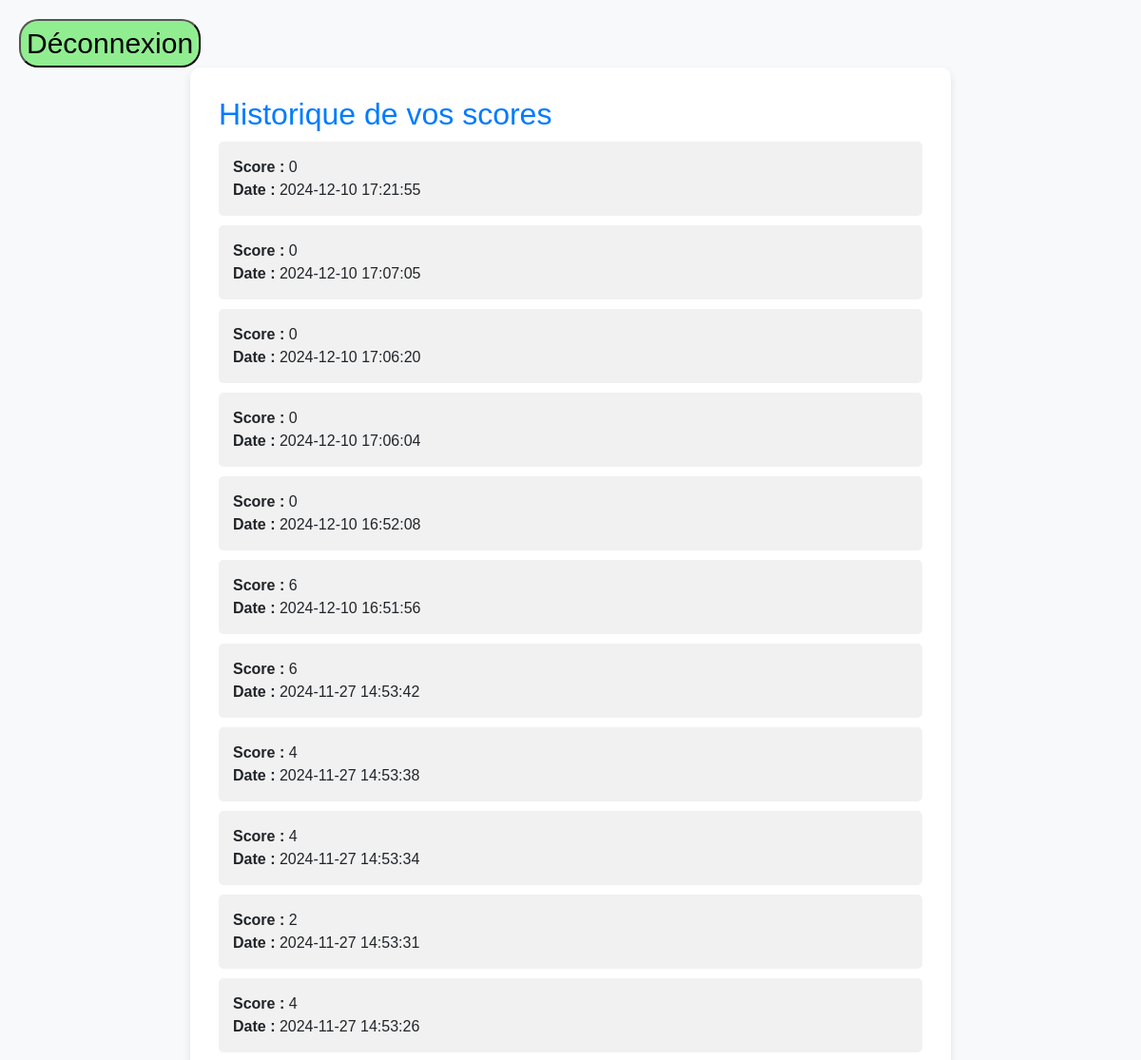
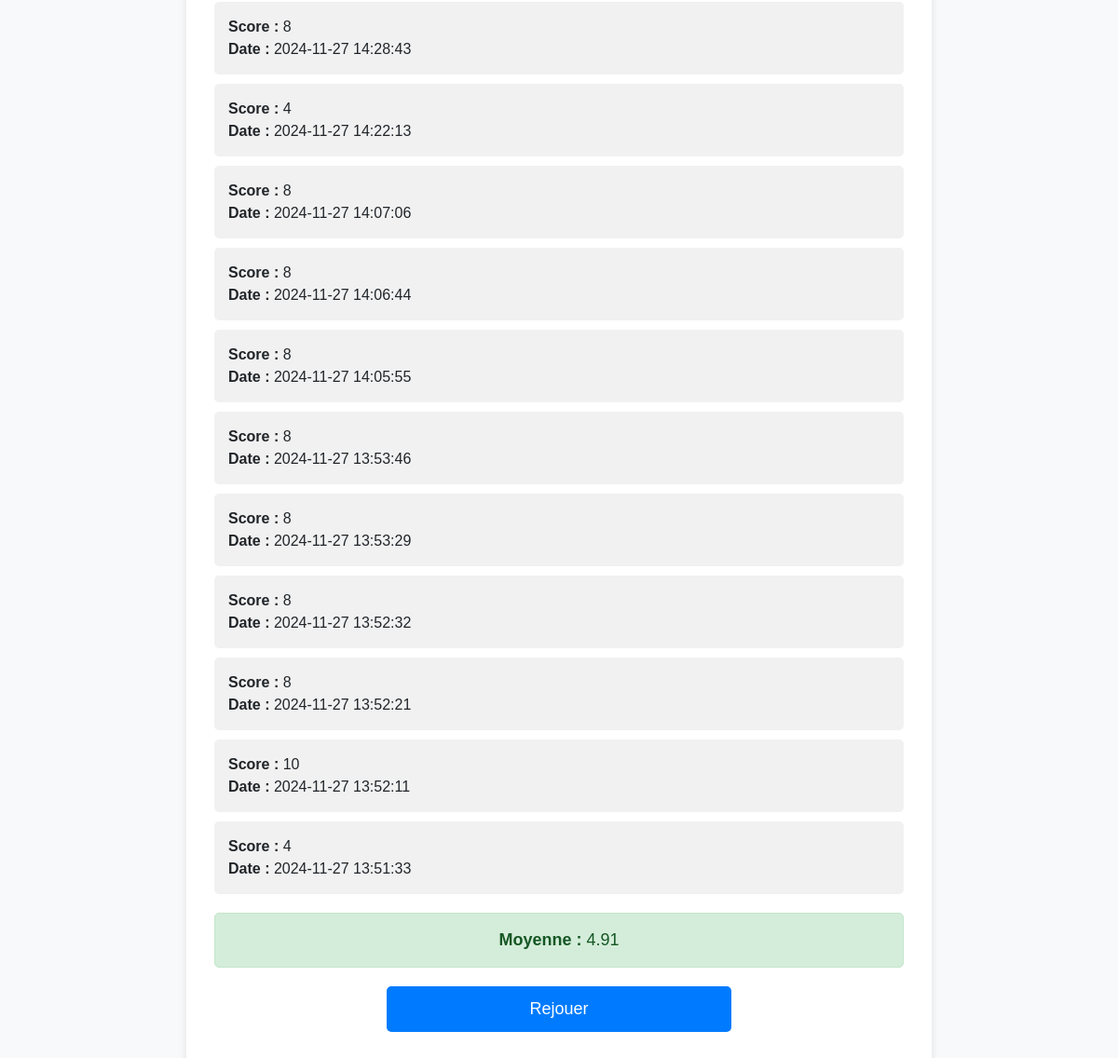
Page /mes_scores.php (signed in) on the committed database (2 pictures, top to bottom).
### tables this page shows
CREATE TABLE `scores` (
  `id_score` int(11) NOT NULL,
  `user_id` int(11) DEFAULT NULL,
  `score` int(11) DEFAULT NULL,
  `date_joue` datetime DEFAULT current_timestamp()
);

### mes_scores.php (the view, shortened to what this page needs)
<?php
include "but_deco.php";
$conn = mysqli_connect("localhost", "root", "", "qcm");
$user_id = $_SESSION['user_id'];
$sql = "SELECT score, date_joue FROM scores WHERE user_id = ? ORDER BY date_joue DESC";
$stmt = mysqli_prepare($conn, $sql);
mysqli_stmt_bind_param($stmt, "i", $user_id);
mysqli_stmt_execute($stmt);
$result = mysqli_stmt_get_result($stmt);
$somme = 0;
$i = 0;
?>
<!DOCTYPE html>
<html lang="fr">
<head>
    <link href="https://cdn.jsdelivr.net/npm/bootstrap@5.3.3/dist/css/bootstrap.min.css" rel="stylesheet">
</head>
<body>
    <div class="container">
        <h2>Historique de vos scores</h2>
        <?php if (mysqli_num_rows($result) > 0): ?>
            <ul>
                <?php while ($row = mysqli_fetch_assoc($result)): ?>
                    <li>
                        <strong>Score :</strong> <?= $row['score']; ?>
                        <br>
                        <strong>Date :</strong> <?= $row['date_joue']; ?>
                    </li>
                    <?php
                        $somme += $row['score'];
                        $i++;
                    ?>
                <?php endwhile; ?>
            </ul>
            <?php
                $moyenne = $somme / $i;
            ?>
            <div class="average">
                <strong>Moyenne :</strong> <?= round($moyenne, 2); ?>
            </div>
        <?php else: ?>
            <div class="no-scores">
                Aucun score enregistré.
            </div>
        <?php endif; ?>
        <a href="listeQuestions.php" class="btn">Rejouer</a>
    </div>
</body>
</html>

### but_deco.php
<a href="deco.php" >
    <input type="button" style="font-size: 30px; border-radius:20px; background-color:lightgreen;" value="Déconnexion">
</a>

### mes_scores.php (style rules this page uses)
body { background-color: #f8f9fa; font-family: Arial, sans-serif; padding: 20px; }
.container { max-width: 800px; margin: auto; background: white; border-radius: 10px; padding: 30px; box-shadow: 0 4px 8px rgba(0, 0, 0, 0.1); }
h2, h3 { color: #007bff; }
ul { list-style-type: none; padding: 0; }
li { background: #f1f1f1; margin: 10px 0; padding: 15px; border-radius: 5px; font-size: 16px; }
.average { margin-top: 20px; padding: 15px; background: #d4edda; color: #155724; border: 1px solid #c3e6cb; border-radius: 5px; font-size: 18px; text-align: center; }
.btn { display: block; margin: 20px auto; width: 50%; padding: 10px; font-size: 18px; background-color: #007bff; color: white; text-align: center; text-decoration: none; border-radius: 5px; transition: background-color 0.3s ease; }

### rows in the picture
scores: score "0", date_joue "2024-12-10 17:21:55"
scores: score "0", date_joue "2024-12-10 17:07:05"
scores: score "0", date_joue "2024-12-10 17:06:20"
scores: score "0", date_joue "2024-12-10 17:06:04"
scores: score "0", date_joue "2024-12-10 16:52:08"
scores: score "6", date_joue "2024-12-10 16:51:56"
scores: score "6", date_joue "2024-11-27 14:53:42"
scores: score "4", date_joue "2024-11-27 14:53:38"
scores: score "4", date_joue "2024-11-27 14:53:34"
scores: score "2", date_joue "2024-11-27 14:53:31"
scores: score "4", date_joue "2024-11-27 14:53:26"
scores: score "8", date_joue "2024-11-27 14:28:43"
scores: score "4", date_joue "2024-11-27 14:22:13"
scores: score "8", date_joue "2024-11-27 14:07:06"
scores: score "8", date_joue "2024-11-27 14:06:44"
scores: score "8", date_joue "2024-11-27 14:05:55"
scores: score "8", date_joue "2024-11-27 13:53:46"
scores: score "8", date_joue "2024-11-27 13:53:29"
scores: score "8", date_joue "2024-11-27 13:52:32"
scores: score "8", date_joue "2024-11-27 13:52:21"
scores: score "10", date_joue "2024-11-27 13:52:11"
scores: score "4", date_joue "2024-11-27 13:51:33"

### other values in the picture
$moyenne "4.91"
